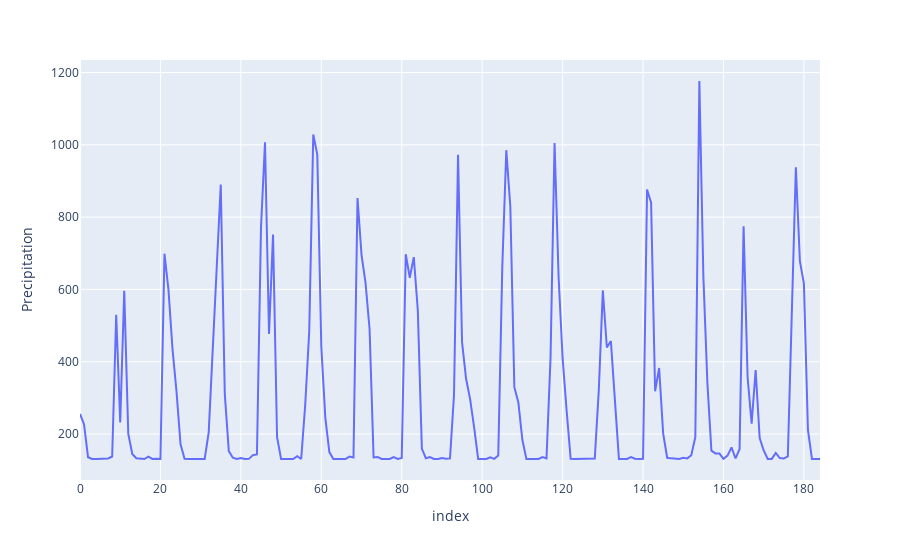

The cell this chart's notebook holds for it:
### Code cell
import plotly.express as px
import numpy as np

fig = px.line(pd.DataFrame({"index":np.arange(len(targets)), "Precipitation": targets}), x="index", y="Precipitation", title='')
fig.show()

### Figure 1 — Plotly figure (JSON) as saved in the notebook; plotly's stock layout.template omitted (floating-point values rounded to 4 significant figures; data arrays with more than 128 entries replaced by an {"elided": "..."} marker saying what was removed)
{"data": [{"hovertemplate": "index=%{x}<br>Precipitation=%{y}<extra></extra>", "legendgroup": "", "line": {"color": "#636efa", "dash": "solid"}, "marker": {"symbol": "circle"}, "mode": "lines", "name": "", "orientation": "v", "showlegend": false, "type": "scatter", "x": {"elided": "185 int values"}, "xaxis": "x", "y": {"elided": "185 float values"}, "yaxis": "y"}], "layout": {"legend": {"tracegroupgap": 0}, "margin": {"t": 60}, "xaxis": {"anchor": "y", "domain": [0, 1], "title": {"text": "index"}}, "yaxis": {"anchor": "x", "domain": [0, 1], "title": {"text": "Precipitation"}}}}
